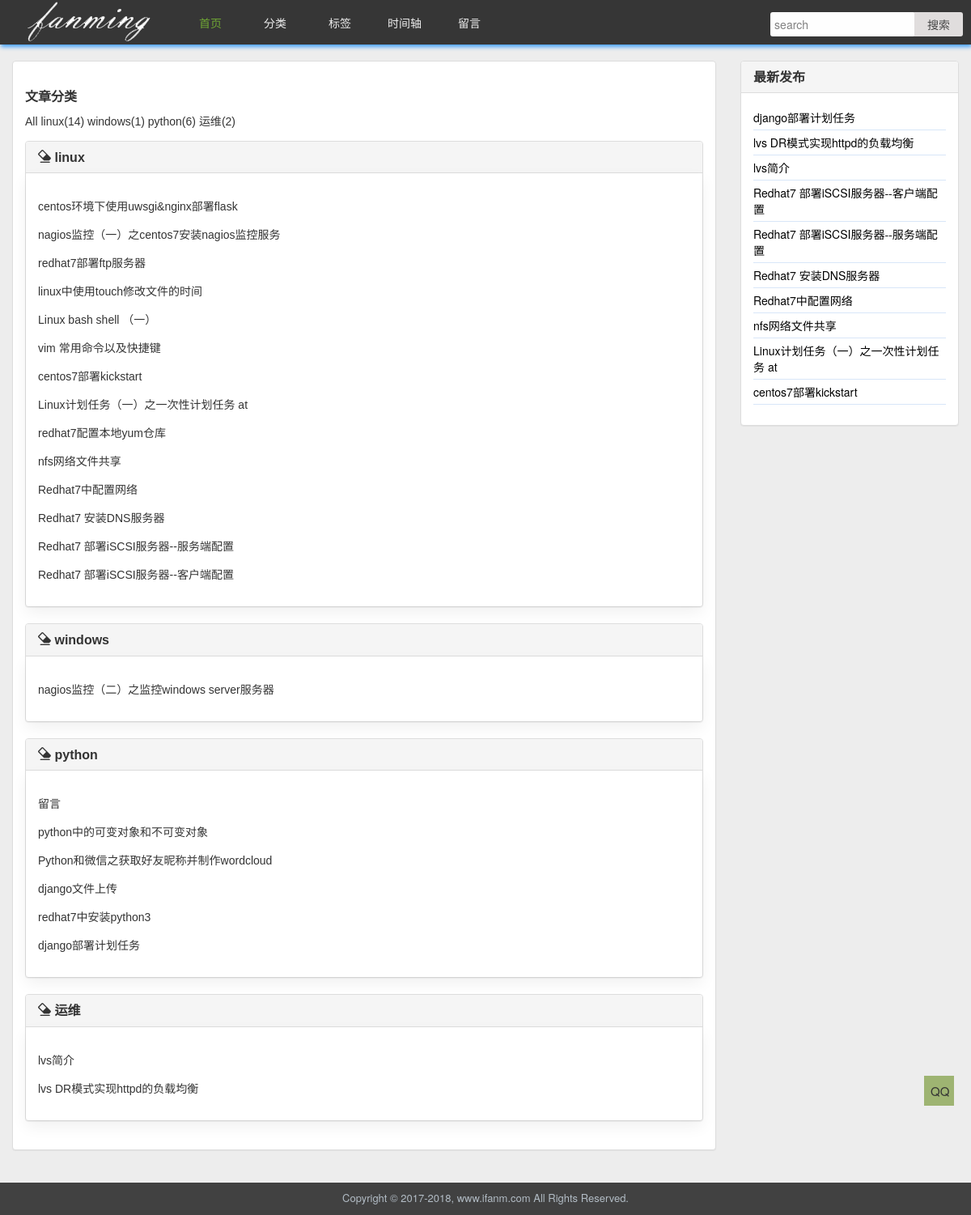
The page /category on the database its author committed.
### myApp1/models.py (models this page shows, shortened)
class Category(models.Model):
    name = models.CharField(max_length=100)
    def __str__(self):
        return self.name
    class Meta:
        verbose_name_plural = '分类'

class Post(models.Model):
    title = models.CharField(max_length=70)
    body = models.TextField()
    created_time = models.DateTimeField()
    modified_time = models.DateTimeField()
    excerpt = models.CharField(max_length=200, blank=True)
    category = models.ForeignKey(Category, on_delete=models.CASCADE)
    tags = models.ManyToManyField(Tag, blank=True)
    views = models.PositiveIntegerField(default=0)
    author = models.ForeignKey(User, on_delete=models.CASCADE)
    def get_absolute_url(self):
        return reverse('myApp1:detail', kwargs={'pk': self.pk})

### myApp1/views.py (the view)
# urls.py: path('category', app1View.category),
def category(request):
    cate = Post.objects.order_by('category')
    return render(request, 'category.html', context={'article': cate})

### myApp1/post_tag/blog_tag.py (called while the page is built)
@register.simple_tag
def new_article():
    articles_new = Post.objects.all().order_by('-created_time')[:10]  # 改为根据时间排序
    return articles_new

@register.simple_tag
def get_category():
    return Category.objects.annotate(num_posts=Count('post')).filter(num_posts__gt=0)

### templates/category.html (shortened to what this page needs)
{% extends "baseNew.html" %}
{% load blog_tag %}
{% load staticfiles %}
{% block main1 %}
    <div class="col-lg-9 col-md-9 w_main_left">
        <div class="panel panel-default">
            <div class="panel-body contentList">
                <article class="article article-categories article-type-list" itemscope="">
                <header class="content-block comment-content">
                    <h2 class="title"><strong>文章分类</strong></h2>
                    {% get_category as category %}
                    <p class="text-muted hidden-xs" style="">
                            <a href="/category">All</a>
                            {% for foo in category %}
                                <a href="/categorys/{{ foo.pk }}">{{ foo.name }}({{ foo.num_posts }})</a>
                            {% endfor %}
                    </p>
                </header>
                <div class="article-body">
                    {% regroup article by category as cate_gro %}
                    {% for foo in cate_gro %}
                        <div class="panel panel-default b-no">
                            <div class="panel-heading" role="tab">
                                <h3 class="panel-title">
                                    <a data-toggle="collapse" href="#{{ foo.grouper }}" aria-expanded="true">
                                        <i class="glyphicon glyphicon-erase"></i>
                                        {{ foo.grouper }}
                                    </a>
                                </h3>
                            </div>
                            <div id="{{ foo.grouper }}" class="panel-collapse collapse in" role="tabpanel"
                                 aria-labelledby="headinglinux">
                                <div class="panel-body">
                                    <div class="collection">
                                        {% for arcitle in foo.list %}
                                            <p><a href="/post/{{ arcitle.pk }}" class="collection-item"
                                                  itemprop="url">{{ arcitle.title }}</a></p>
                                        {% endfor %}
                                    </div>
                                </div>
                            </div>
                        </div>
                    {% endfor %}
                </div>
            </article>
            </div>
        </div>
    </div>
{% endblock %}

### templates/baseNew.html
{% extends "base.html" %}
{% load staticfiles %}
{% load blog_tag %}
{% block main %}
        {% block main1 %}
        {% endblock %}
        <div class="col-lg-3 col-md-3 w_main_right">
            <div class="panel panel-default">
                <div class="panel-heading">
                    <h3 class="panel-title">最新发布</h3>
                </div>
                <div class="panel-body">
                    <ul class="list-unstyled sidebar">
                        {% new_article as article %}
                        {% for articles in article %}
                            <li>
                                <a class="title"
                                   href={{ articles.get_absolute_url }}>{{ articles.title }}</a>
                            </li>
                        {% endfor %}
                    </ul>
                </div>
            </div>
        </div>
    </div>
{% endblock %}

### static/css/article_detail.css (style rules this page uses)
.w_main_left { font: 1.4rem "cursive", Arial, Helvetica, sans-serif; color: #090909; }
ul { list-style: none; }

### static/css/common.css (style rules this page uses)
html, body { height: 100%; background: #ededed; }
* { box-sizing: border-box; -moz-box-sizing: border-box; -webkit-box-sizing: border-box; }
a, a:link, a:visited, a:hover, a:active { text-decoration: none; color: #333; }
article, aside, details, figcaption, figure, footer, header, hgroup, main, menu, nav, section, summary { display: block; z-index: 9999; }
.w_main_left { margin: 20px 0px; }
.w_main_right { margin: 20px 0px; }
.contentList .title { font-size: 16px; color: #333; font-weight: 600; }
.list-unstyled { padding-left: 0px; list-style: none; margin-top: 0px; margin-bottom: 10px; }
.sidebar li { border-bottom: 1px solid #d8e6f8; padding: 5px 0px; }
.sidebar li a { font-size: 14px; color: #000; }
.contentList .panel-body { box-shadow: 0px 8px 18px rgba(0, 0, 0, 0.06); transition: all .2s ease-out; }

### static/css/github.css (style rules this page uses)
html, body, div, span, applet, object, iframe, h1, h2, h3, h4, h5, h6, p, blockquote, pre, a, abbr, acronym, address, big, cite, code, del, dfn, em, img, ins, kbd, q, s, samp, small, strike, strong, sub, sup, tt, var, b, u, i, center, dl, dt, dd, ol, ul, li, fieldset, form, label, legend, table, caption, tbody, tfoot, thead, tr, th, td, article, aside, canvas, details, embed, figure, figcaption, footer, header, hgroup, menu, nav, output, ruby, section, summary, time, mark, audio, video { margin: 0; padding: 0; border: 0; }
p, blockquote, ul, ol, dl, table, pre { margin: 15px 0; }
h1, h2, h3, h4, h5, h6 { margin: 20px 0 10px; padding: 0; font-weight: bold; -webkit-font-smoothing: antialiased; }
h2 { font-size: 3rem; color: #000; }
h3 { font-size: 2.2rem; }
h1 + p, h2 + p, h3 + p, h4 + p, h5 + p, h6 + p { margin-top: 10px; }
a { color: #4183C4; text-decoration: none; }
ul, ol { padding-left: 30px; }
ul li > :first-child, ol li > :first-child, ul li ul:first-of-type, ol li ol:first-of-type, ul li ol:first-of-type, ol li ul:first-of-type { margin-top: 0px; }

### rows shown on the page
Category: name "linux", num_posts "14", grouper "linux"
Category: name "windows", num_posts "1", grouper "windows"
Category: name "python", num_posts "6", grouper "python"
Category: name "运维", num_posts "2", grouper "运维"
Post: title "centos环境下使用uwsgi&nginx部署flask"
Post: title "nagios监控（一）之centos7安装nagios监控服务"
Post: title "redhat7部署ftp服务器"
Post: title "linux中使用touch修改文件的时间"
Post: title "Linux bash shell （一）"
Post: title "vim 常用命令以及快捷键"
Post: title "centos7部署kickstart"
Post: title "Linux计划任务（一）之一次性计划任务 at"
Post: title "redhat7配置本地yum仓库"
Post: title "nfs网络文件共享"
Post: title "Redhat7中配置网络"
Post: title "Redhat7 安装DNS服务器"
Post: title "Redhat7 部署iSCSI服务器--服务端配置"
Post: title "Redhat7 部署iSCSI服务器--客户端配置"
Post: title "nagios监控（二）之监控windows server服务器"
Post: title "留言"
Post: title "python中的可变对象和不可变对象"
Post: title "Python和微信之获取好友昵称并制作wordcloud"
Post: title "django文件上传"
Post: title "redhat7中安装python3"
Post: title "django部署计划任务"
Post: title "lvs简介"
Post: title "lvs DR模式实现httpd的负载均衡"
